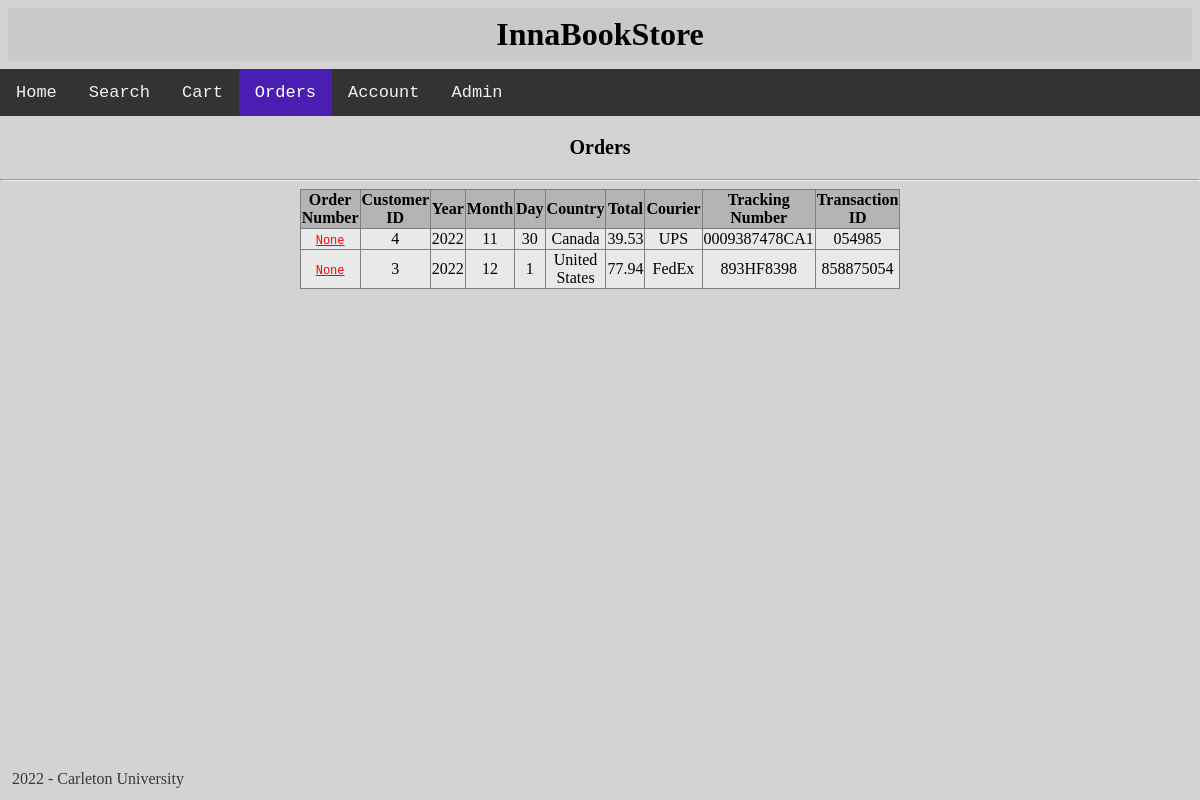
The page /orders on the database as committed earlier.
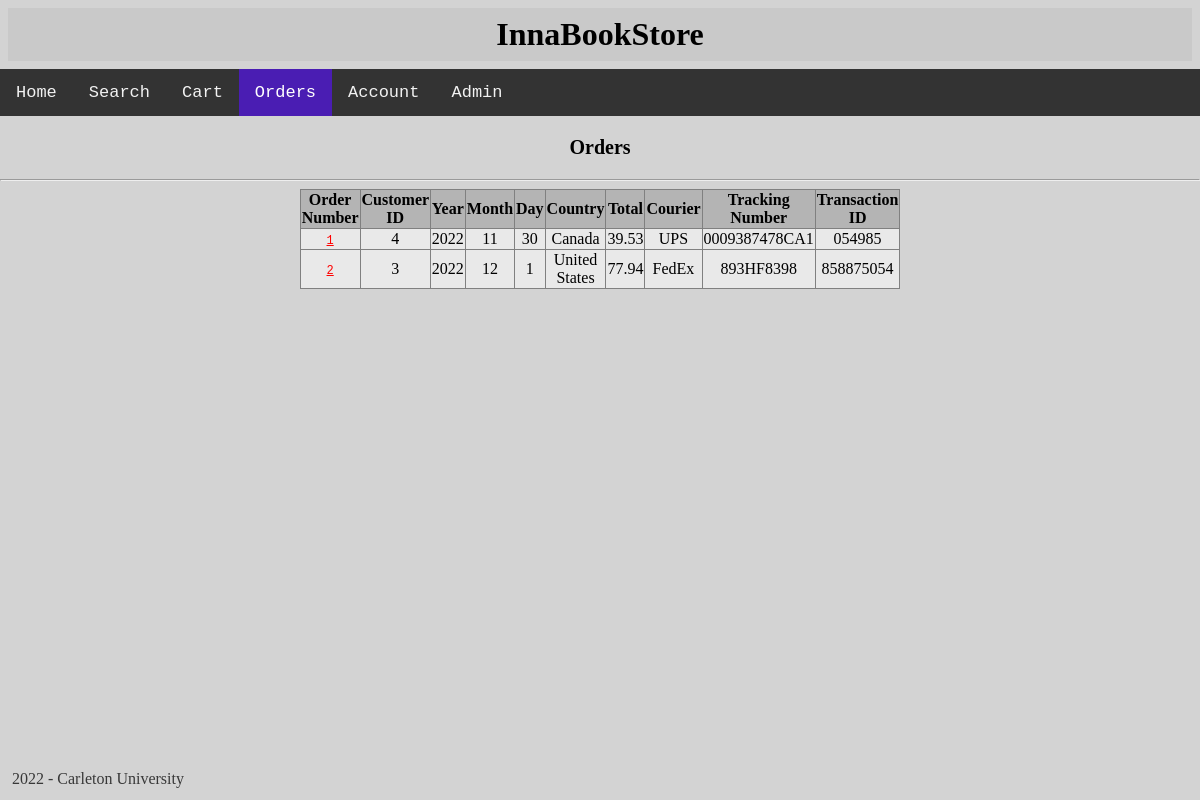
The same page on the database as committed later.
### tables this page shows
CREATE TABLE orders (
    order_id INTEGER PRIMARY KEY,
    u_id INTEGER,
    order_year INTEGER NOT NULL,
    order_month INTEGER NOT NULL,
    order_day INTEGER NOT NULL,
    bill_street TEXT NOT NULL,
    bill_city TEXT NOT NULL,
    bill_stateprov TEXT NOT NULL,
    bill_postalzip TEXT NOT NULL,
    bill_country TEXT NOT NULL,
    ship_street TEXT NOT NULL,
    ship_city TEXT NOT NULL,
    ship_stateprov TEXT NOT NULL,
    ship_postalzip TEXT NOT NULL,
    ship_country TEXT NOT NULL,
    shipping_courier TEXT,
    ship_trackingno TEXT,
    shipping_cost REAL NOT NULL,
    subtotal REAL NOT NULL,
    tax REAL NOT NULL,
    grandtotal REAL NOT NULL,
    creditcardnum TEXT NOT NULL,
    creditcardexp TEXT NOT NULL,
    transactionid TEXT NOT NULL
);

### main.py (the view)
@app.route('/orders')
def orders():
    c.execute('SELECT * FROM orders')
    allOrders = c.fetchall()
    return render_template('orders.html', orders = allOrders)

### templates/orders.html (shortened to what this page needs)
{% extends 'base.html' %}
{% block body %}
<div class="topnav">
    <a href="/">Home</a>
    <a href="/search">Search</a>
    <a href="/cart">Cart</a>
    <a class="active" href="/orders">Orders</a>
    <a href="/account">Account</a>
    <a href="/admin">Admin</a>
</div>
<h2>Orders</h2>
<hr>
<table style="width: 600px;">
    <thead>
        <th>Order Number</th>
        <th>Customer ID</th>
        <th>Year</th>
        <th>Month</th>
        <th>Day</th>
        <th>Country</th>
        <th>Total</th>
        <th>Courier</th>
        <th>Tracking Number</th>
        <th>Transaction ID</th>
    </thead>
    {% for item in orders %}
    <tr>
        <td><a href="/orderdetails">{{item[0]}}</a></td>
        <td>{{item[1]}}</td>
        <td>{{item[2]}}</td>
        <td>{{item[3]}}</td>
        <td>{{item[4]}}</td>
        <td>{{item[14]}}</td>
        <td>{{item[20]}}</td>
        <td>{{item[15]}}</td>
        <td>{{item[16]}}</td>
        <td>{{item[23]}}</td>
    </tr>
{% endfor %}
</table>
{% endblock %}

Rows that differ between the two databases and show on the page:
changed orders "Canada": order_id "None" → "1"
changed orders "United States": order_id "None" → "2"
